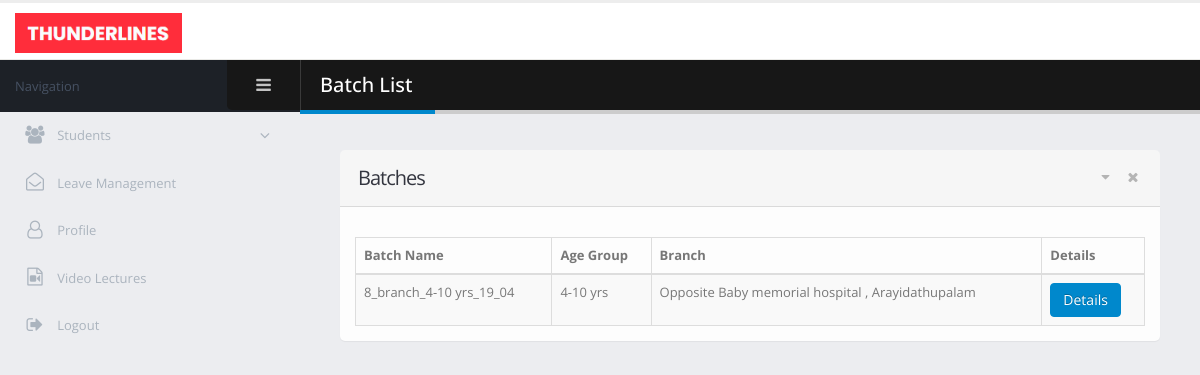
The app's page /choreographer/homepage.php (signed in) with its own data.
### tables this page shows
CREATE TABLE `batch` (
  `batch_id` int(11) NOT NULL,
  `batch_name` varchar(40) NOT NULL,
  `batch_age_grp` varchar(35) NOT NULL,
  `branch_id` int(11) NOT NULL,
  `choreographer_id` int(11) DEFAULT 0
);

CREATE TABLE `branch` (
  `branch_id` int(11) NOT NULL,
  `branch_landmark` varchar(40) NOT NULL,
  `branch_pincode` int(11) NOT NULL,
  `branch_place` varchar(30) NOT NULL,
  `branch_dst` varchar(50) NOT NULL
);

### choreographer/homepage.php (the view, shortened to what this page needs)
<!doctype html>
<html class="fixed">
<head>
    <link rel="stylesheet" href="../admin/assets/vendor/bootstrap/css/bootstrap.css" />
    <link rel="stylesheet" href="../admin/assets/vendor/font-awesome/css/font-awesome.css" />
    <link rel="stylesheet" href="../admin/assets/vendor/magnific-popup/magnific-popup.css" />
    <link rel="stylesheet" href="../admin/assets/vendor/bootstrap-datepicker/css/bootstrap-datepicker3.css" />
    <link rel="stylesheet" href="../admin/assets/vendor/jquery-ui/jquery-ui.css" />
    <link rel="stylesheet" href="../admin/assets/vendor/jquery-ui/jquery-ui.theme.css" />
    <link rel="stylesheet" href="../admin/assets/vendor/bootstrap-multiselect/bootstrap-multiselect.css" />
    <link rel="stylesheet" href="../admin/assets/vendor/morris.js/morris.css" />
    <link rel="stylesheet" href="../admin/assets/stylesheets/theme.css" />
    <link rel="stylesheet" href="../admin/assets/stylesheets/skins/default.css" />
    <link rel="stylesheet" href="../admin/assets/stylesheets/theme-custom.css">
</head>
<body>
<section class="body">
    <header class="header">
        <div class="logo-container">
            <a href="homepage.php" class="logo">
                <img src="../admin/assets/images/new_logo.png" alt="Porto Admin" height="40"/>
            </a>
        </div>
    </header>
    <div class="inner-wrapper">
        <aside id="sidebar-left" class="sidebar-left">
            <div class="sidebar-header">
                <div class="sidebar-title">
                    Navigation
                </div>
                <div class="sidebar-toggle hidden-xs" data-toggle-class="sidebar-left-collapsed" data-target="html" data-fire-event="sidebar-left-toggle">
                    <i class="fa fa-bars" aria-label="Toggle sidebar"></i>
                </div>
            </div>
            <div class="nano">
                <div class="nano-content">
                    <nav id="menu" class="nav-main" role="navigation">
                        <ul class="nav nav-main ">
                            <li class="nav-parent">
                                <a href="#">
                                    <i class="fa fa-users" aria-hidden="true"></i>
                                    <span>Students</span>
                                </a>
                            </li>
                            <li>
                                <a href="leaves.php">
                                    <i class="fa fa-envelope-open-o" aria-hidden="true"></i>
                                    <span>Leave Management</span>
                                </a>
                            </li>
                            <li>
                                <a href="choreographer_details.php">
                                    <i class="fa fa-user-o" aria-hidden="true"></i>
                                    <span>Profile</span>
                                </a>
                            </li>
                            <li>
                                <a href="video_lectures.php">
                                    <i class="fa fa-file-video-o" aria-hidden="true"></i>
                                    <span>Video Lectures</span>
                                </a>
                            </li>
                            <li>
                                <a href="../login.html">
                                    <i class="fa fa-sign-out" aria-hidden="true"></i>
                                    <span>Logout</span>
                                </a>
                            </li>
                        </ul>
                    </nav>
                </div>
            </div>
        </aside>
        <section role="main" class="content-body">
            <header class="page-header">
                <h2>Batch List</h2>
            </header>
            <section class="panel">
                <header class="panel-heading">
                    <div class="panel-actions">
                        <a href="#" class="panel-action panel-action-toggle" data-panel-toggle></a>
                        <a href="#" class="panel-action panel-action-dismiss" data-panel-dismiss></a>
                    </div>
                    <h2 class="panel-title">Batches</h2>
                </header>
                <div class="panel-body">
                    <div class="row">
                        <div class="col-sm-6">
                        </div>
                    </div>
                    <table class="table table-bordered table-striped mb-none" id="tester_table">
                        <thead>
                        <tr>
                            <th>Batch Name</th>
                            <th>Age Group</th>
                            <th>Branch</th>
                            <th>Details</th>
                        </tr>
                        </thead>
                        <tbody>
                        <?php
                        $server_name = "localhost";
                        $user_name = "root";
                        $password = "";
                        $database = "dance-academy";
                        $conn = new mysqli($server_name, $user_name, $password, $database);
                        $choreo_mail = $_SESSION['choreo_mail'];
                        $sel_choreo_id = "select choreographer_id from choreographer where email='$choreo_mail'";
                        $res_choreo_id = $conn->query($sel_choreo_id);
                        $row_choreo_id = $res_choreo_id->fetch_array();
                        $batch_sel = "select batch_id, batch_name, batch_age_grp, branch_id from batch where choreographer_id='$row_choreo_id[0]'";
                        $res = $conn->query($batch_sel);
                        while ($row = $res->fetch_array())
                        {
                            echo "<tr>";
                            echo "<td>$row[1]</td>";
                            echo "<td>$row[2]</td>";
                            $res_branch = $conn->query("select branch_landmark, branch_place from branch where branch_id='$row[3]'");
                            while ($row_branch = $res_branch->fetch_array())
                            {
                                echo "<td>$row_branch[0] , $row_branch[1]</td>";
                            }
                            echo "<td><a href='batch_details.php?id=$row[0]'><button class='btn btn-primary'>Details</button></a></td>";
                        }
                        ?>
                        </tbody>
                    </table>
                </div>
            </section>
        </section>
    </div>
</section>
</body>
</html>

### admin/assets/stylesheets/skins/default.css (style rules this page uses)
a, .btn-link { color: #0088cc; }
body .btn-primary { color: #ffffff; text-shadow: 0 -1px 0 rgba(0, 0, 0, 0.25); background-color: #0088cc; border-color: #0088cc; }
.page-header h2 { border-bottom-color: #0088cc; }

### records on screen
batch: batch_name "8_branch_4-10 yrs_19_04", batch_age_grp "4-10 yrs"
branch: branch_landmark "Opposite Baby memorial hospital", branch_place "Arayidathupalam"
